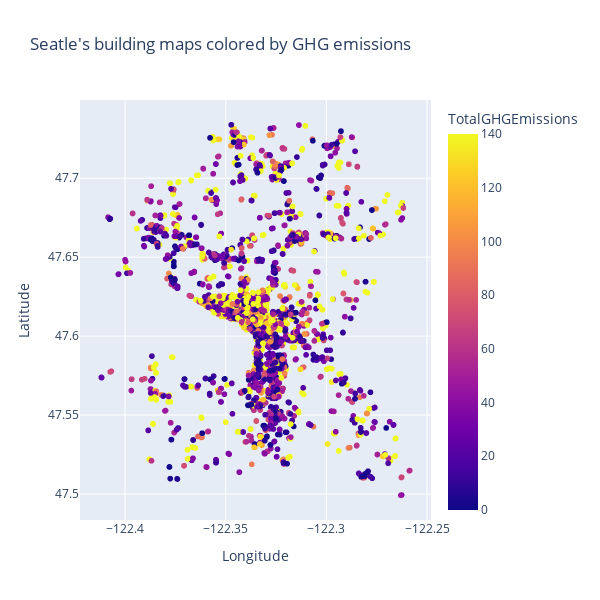

Write notebook code for a chart like this one.
### Code cell
fig = px.scatter(df, x="Longitude", y="Latitude", color="TotalGHGEmissions", width = 600, height=600, title="Seatle's building maps colored by GHG emissions", range_color=(0,140))
fig.update_traces(textposition="bottom right")
fig.update_layout()
fig.show()

### Figure 1 — Plotly figure (JSON) as saved in the notebook; plotly's stock layout.template omitted (floating-point values rounded to 4 significant figures; data arrays with more than 128 entries replaced by an {"elided": "..."} marker saying what was removed)
{"data": [{"hovertemplate": "Longitude=%{x}<br>Latitude=%{y}<br>TotalGHGEmissions=%{marker.color}<extra></extra>", "legendgroup": "", "marker": {"color": {"elided": "3121 float values"}, "coloraxis": "coloraxis", "symbol": "circle"}, "mode": "markers", "name": "", "showlegend": false, "textposition": "bottom right", "type": "scattergl", "x": {"elided": "3121 float values"}, "xaxis": "x", "y": {"elided": "3121 float values"}, "yaxis": "y"}], "layout": {"coloraxis": {"cmax": 140, "cmin": 0, "colorbar": {"title": {"text": "TotalGHGEmissions"}}, "colorscale": [[0, "#0d0887"], [0.1111, "#46039f"], [0.2222, "#7201a8"], [0.3333, "#9c179e"], [0.4444, "#bd3786"], [0.5556, "#d8576b"], [0.6667, "#ed7953"], [0.7778, "#fb9f3a"], [0.8889, "#fdca26"], [1, "#f0f921"]]}, "height": 600, "legend": {"tracegroupgap": 0}, "title": {"text": "Seatle's building maps colored by GHG emissions"}, "width": 600, "xaxis": {"anchor": "y", "domain": [0, 1], "title": {"text": "Longitude"}}, "yaxis": {"anchor": "x", "domain": [0, 1], "title": {"text": "Latitude"}}}}
